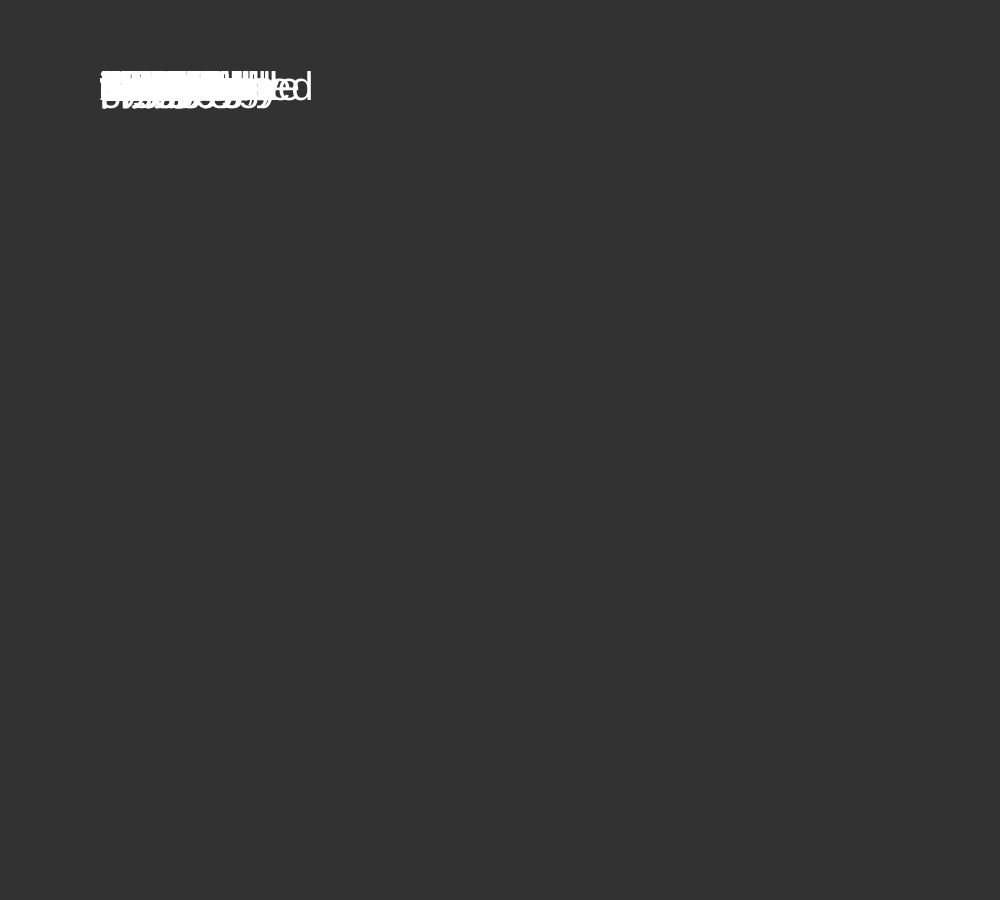
Frame 1 (no input)
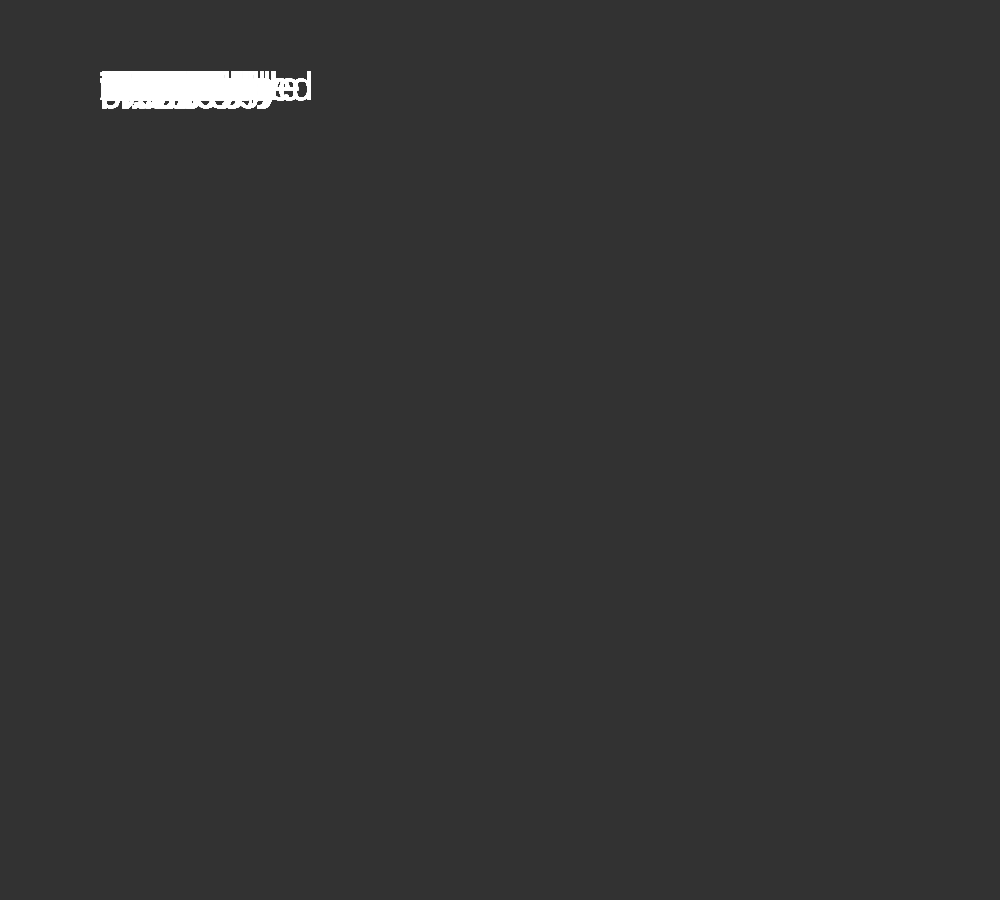
Frame 60 (no input)
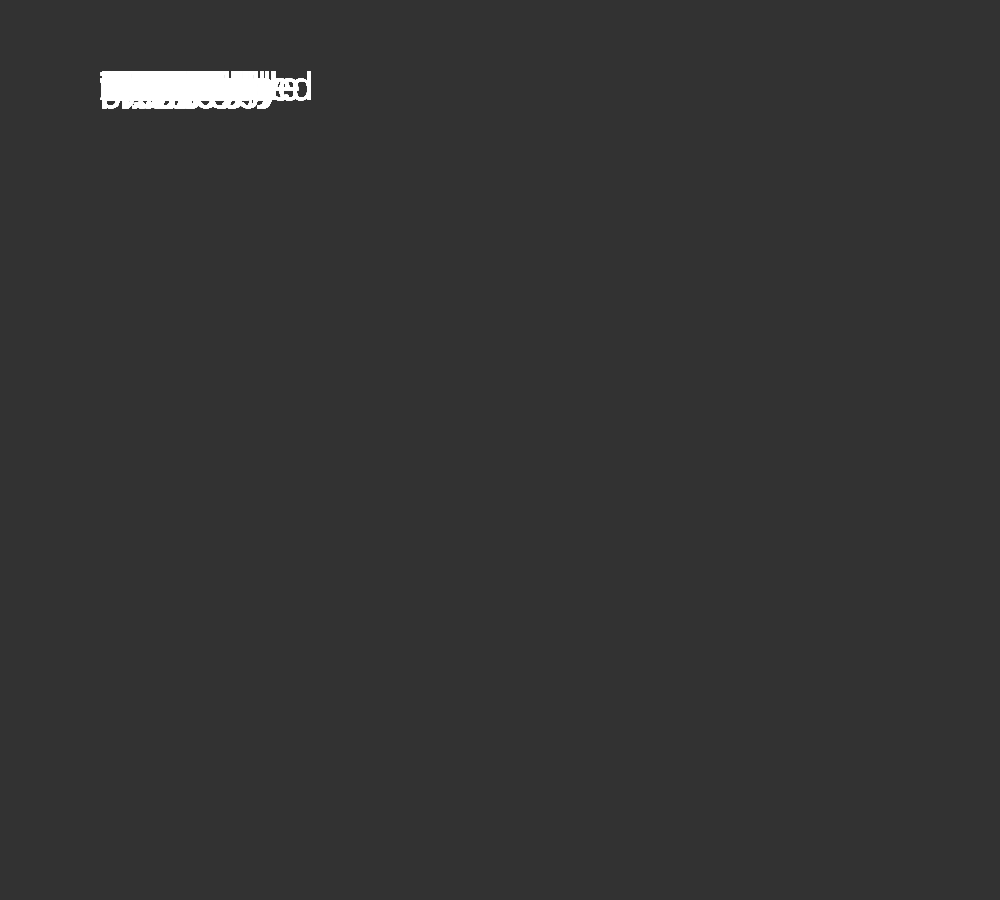
Frame 120 (the mouse pressed at the canvas centre since frame 60)

The p5.js sketch that drew these frames (run headless with seeded random() and noise() and a simulated clock; from frame 60 on, the mouse is pressed at the canvas centre):

// p5.js sketch
// ── sketch.js
//array length 199
var metamorphosis = [
  "One",
  "morning,",
  "when",
  "Gregor",
  "Samsa",
  "woke",
  "from",
  "troubled",
  "dreams,",
  "he",
  "found",
  "himself",
  "transformed",
  "in",
  "his",
  "bed",
  "into",
  "a",
  "horrible",
  "vermin.",
  "He",
  "lay",
  "on",
  "his",
  "armour-like",
  "back,",
  "and",
  "if",
  "he",
  "lifted",
  "his",
  "head",
  "a",
  "little",
  "he",
  "could",
  "see",
  "his",
  "brown",
  "belly,",
  "slightly",
  "domed",
  "and",
  "divided",
  "by",
  "arches",
  "into",
  "stiff",
  "sections.",
  "The",
  "bedding",
  "was",
  "hardly",
  "able",
  "to",
  "cover",
  "it",
  "and",
  "seemed",
  "ready",
  "to",
  "slide",
  "off",
  "any",
  "moment.",
  "His",
  "many",
  "legs,",
  "pitifully",
  "thin",
  "compared",
  "with",
  "the",
  "size",
  "of",
  "the",
  "rest",
  "of",
  "him,",
  "waved",
  "about",
  "helplessly",
  "as",
  "he",
  "looked.",
  "'What's",
  "happened",
  "to",
  "me?'",
  "he",
  "thought.",
  "It",
  "wasn't",
  "a",
  "dream.",
  "His",
  "room,",
  "a",
  "proper",
  "human",
  "room",
  "although",
  "a",
  "little",
  "too",
  "small,",
  "lay",
  "peacefully",
  "between",
  "its",
  "four",
  "familiar",
  "walls.",
  "A",
  "collection",
  "of",
  "textile",
  "samples",
  "lay",
  "spread",
  "out",
  "on",
  "the",
  "table",
  "-",
  "Samsa",
  "was",
  "a",
  "travelling",
  "salesman",
  "-",
  "and",
  "above",
  "it",
  "there",
  "hung",
  "a",
  "picture",
  "that",
  "he",
  "had",
  "recently",
  "cut",
  "out",
  "of",
  "an",
  "illustrated",
  "magazine",
  "and",
  "housed",
  "in",
  "a",
  "nice,",
  "gilded",
  "frame.",
  "It",
  "showed",
  "a",
  "lady",
  "fitted",
  "out",
  "with",
  "a",
  "fur",
  "hat",
  "and",
  "fur",
  "boa",
  "who",
  "sat",
  "upright,",
  "raising",
  "a",
  "heavy",
  "fur",
  "muff",
  "that",
  "covered",
  "the",
  "whole",
  "of",
  "her",
  "lower",
  "arm",
  "towards",
  "the",
  "viewer.",
  "Gregor",
  "then",
  "turned",
  "to",
  "look",
  "out",
  "the",
  "window",
  "at",
  "the",
  "dull",
  "weather.",
];

function setup() {
  // for (let i = 0; i < metamorphosis.length; i++) {
  //   console.log(metamorphosis[i]);
  // }
  createCanvas(1000, 900);
  background(50);
}

function draw() {
  fill(255);
  textSize(40);

  for (let i = 0; i < metamorphosis.length; i++) {
    text(metamorphosis[i], 100, 100);
  }
}
